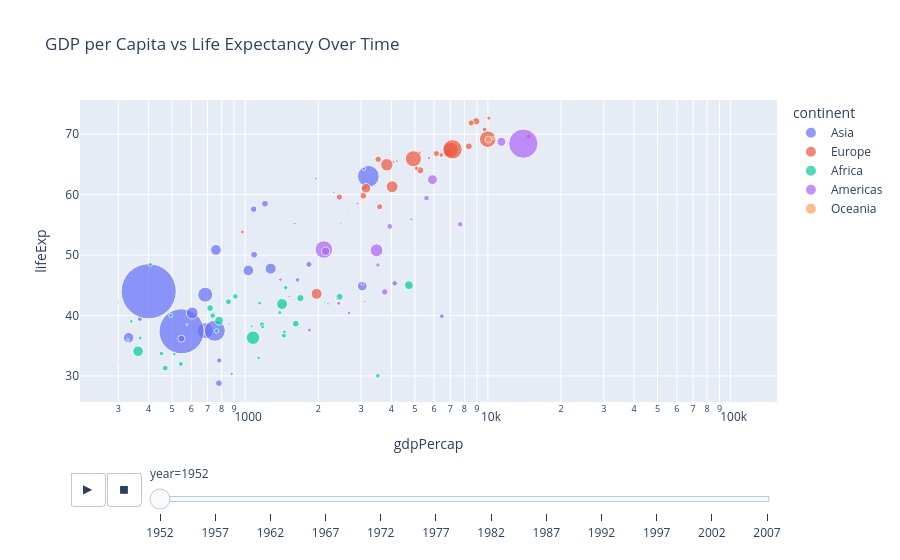

The notebook cell saved with this chart:
### Code cell
import plotly.express as px

gapminder = px.data.gapminder()

# YOUR CODE HERE — Part A: Animated scatter plot
px.scatter(gapminder, x='gdpPercap', y='lifeExp', animation_frame='year', animation_group='country',
           size='pop', color='continent', hover_name='country',
           log_x=True, size_max=60, title='GDP per Capita vs Life Expectancy Over Time')

### Figure 1 — Plotly figure (JSON) as saved in the notebook; plotly's stock layout.template omitted (floating-point values rounded to 4 significant figures)
{"data": [{"hovertemplate": "<b>%{hovertext}</b><br><br>continent=Asia<br>year=1952<br>gdpPercap=%{x}<br>lifeExp=%{y}<br>pop=%{marker.size}<extra></extra>", "hovertext": ["Afghanistan", "Bahrain", "Bangladesh", "Cambodia", "China", "Hong Kong, China", "India", "Indonesia", "Iran", "Iraq", "Israel", "Japan", "Jordan", "Korea, Dem. Rep.", "Korea, Rep.", "Kuwait", "Lebanon", "Malaysia", "Mongolia", "Myanmar", "Nepal", "Oman", "Pakistan", "Philippines", "Saudi Arabia", "Singapore", "Sri Lanka", "Syria", "Taiwan", "Thailand", "Vietnam", "West Bank and Gaza", "Yemen, Rep."], "ids": ["Afghanistan", "Bahrain", "Bangladesh", "Cambodia", "China", "Hong Kong, China", "India", "Indonesia", "Iran", "Iraq", "Israel", "Japan", "Jordan", "Korea, Dem. Rep.", "Korea, Rep.", "Kuwait", "Lebanon", "Malaysia", "Mongolia", "Myanmar", "Nepal", "Oman", "Pakistan", "Philippines", "Saudi Arabia", "Singapore", "Sri Lanka", "Syria", "Taiwan", "Thailand", "Vietnam", "West Bank and Gaza", "Yemen, Rep."], "legendgroup": "Asia", "marker": {"color": "#636efa", "size": [8425333, 120447, 46886859, 4693836, 556263527, 2125900, 372000000, 82052000, 17272000, 5441766, 1620914, 86459025, 607914, 8865488, 20947571, 160000, 1439529, 6748378, 800663, 20092996, 9182536, 507833, 41346560, 22438691, 4005677, 1127000, 7982342, 3661549, 8550362, 21289402, 26246839, 1030585, 4963829], "sizemode": "area", "sizeref": 366300.0, "symbol": "circle"}, "mode": "markers", "name": "Asia", "orientation": "v", "showlegend": true, "type": "scatter", "x": [779.4, 9867.0, 684.2, 368.5, 400.4, 3054.0, 546.6, 749.7, 3035.0, 4130.0, 4087.0, 3217.0, 1547.0, 1088.0, 1031.0, 108400.0, 4835.0, 1831.0, 786.6, 331.0, 545.9, 1828.0, 684.6, 1273.0, 6460.0, 2315.0, 1084.0, 1643.0, 1207.0, 757.8, 605.1, 1516.0, 781.7], "xaxis": "x", "y": [28.8, 50.94, 37.48, 39.42, 44.0, 60.96, 37.37, 37.47, 44.87, 45.32, 65.39, 63.03, 43.16, 50.06, 47.45, 55.56, 55.93, 48.46, 42.24, 36.32, 36.16, 37.58, 43.44, 47.75, 39.88, 60.4, 57.59, 45.88, 58.5, 50.85, 40.41, 43.16, 32.55], "yaxis": "y"}, {"hovertemplate": "<b>%{hovertext}</b><br><br>continent=Europe<br>year=1952<br>gdpPercap=%{x}<br>lifeExp=%{y}<br>pop=%{marker.size}<extra></extra>", "hovertext": ["Albania", "Austria", "Belgium", "Bosnia and Herzegovina", "Bulgaria", "Croatia", "Czech Republic", "Denmark", "Finland", "France", "Germany", "Greece", "Hungary", "Iceland", "Ireland", "Italy", "Montenegro", "Netherlands", "Norway", "Poland", "Portugal", "Romania", "Serbia", "Slovak Republic", "Slovenia", "Spain", "Sweden", "Switzerland", "Turkey", "United Kingdom"], "ids": ["Albania", "Austria", "Belgium", "Bosnia and Herzegovina", "Bulgaria", "Croatia", "Czech Republic", "Denmark", "Finland", "France", "Germany", "Greece", "Hungary", "Iceland", "Ireland", "Italy", "Montenegro", "Netherlands", "Norway", "Poland", "Portugal", "Romania", "Serbia", "Slovak Republic", "Slovenia", "Spain", "Sweden", "Switzerland", "Turkey", "United Kingdom"], "legendgroup": "Europe", "marker": {"color": "#EF553B", "size": [1282697, 6927772, 8730405, 2791000, 7274900, 3882229, 9125183, 4334000, 4090500, 42459667, 69145952, 7733250, 9504000, 147962, 2952156, 47666000, 413834, 10381988, 3327728, 25730551, 8526050, 16630000, 6860147, 3558137, 1489518, 28549870, 7124673, 4815000, 22235677, 50430000], "sizemode": "area", "sizeref": 366300.0, "symbol": "circle"}, "mode": "markers", "name": "Europe", "orientation": "v", "showlegend": true, "type": "scatter", "x": [1601.0, 6137.0, 8343.0, 973.5, 2444.0, 3119.0, 6876.0, 9692.0, 6425.0, 7030.0, 7144.0, 3531.0, 5264.0, 7268.0, 5210.0, 4931.0, 2648.0, 8942.0, 10100.0, 4029.0, 3068.0, 3145.0, 3581.0, 5075.0, 4215.0, 3834.0, 8528.0, 14730.0, 1969.0, 9980.0], "xaxis": "x", "y": [55.23, 66.8, 68.0, 53.82, 59.6, 61.21, 66.87, 70.78, 66.55, 67.41, 67.5, 65.86, 64.03, 72.49, 66.91, 65.94, 59.16, 72.13, 72.67, 61.31, 59.82, 61.05, 58.0, 64.36, 65.57, 64.94, 71.86, 69.62, 43.59, 69.18], "yaxis": "y"}, {"hovertemplate": "<b>%{hovertext}</b><br><br>continent=Africa<br>year=1952<br>gdpPercap=%{x}<br>lifeExp=%{y}<br>pop=%{marker.size}<extra></extra>", "hovertext": ["Algeria", "Angola", "Benin", "Botswana", "Burkina Faso", "Burundi", "Cameroon", "Central African Republic", "Chad", "Comoros", "Congo, Dem. Rep.", "Congo, Rep.", "Cote d'Ivoire", "Djibouti", "Egypt", "Equatorial Guinea", "Eritrea", "Ethiopia", "Gabon", "Gambia", "Ghana", "Guinea", "Guinea-Bissau", "Kenya", "Lesotho", "Liberia", "Libya", "Madagascar", "Malawi", "Mali", "Mauritania", "Mauritius", "Morocco", "Mozambique", "Namibia", "Niger", "Nigeria", "Reunion", "Rwanda", "Sao Tome and Principe", "Senegal", "Sierra Leone", "Somalia", "South Africa", "Sudan", "Swaziland", "Tanzania", "Togo", "Tunisia", "Uganda", "Zambia", "Zimbabwe"], "ids": ["Algeria", "Angola", "Benin", "Botswana", "Burkina Faso", "Burundi", "Cameroon", "Central African Republic", "Chad", "Comoros", "Congo, Dem. Rep.", "Congo, Rep.", "Cote d'Ivoire", "Djibouti", "Egypt", "Equatorial Guinea", "Eritrea", "Ethiopia", "Gabon", "Gambia", "Ghana", "Guinea", "Guinea-Bissau", "Kenya", "Lesotho", "Liberia", "Libya", "Madagascar", "Malawi", "Mali", "Mauritania", "Mauritius", "Morocco", "Mozambique", "Namibia", "Niger", "Nigeria", "Reunion", "Rwanda", "Sao Tome and Principe", "Senegal", "Sierra Leone", "Somalia", "South Africa", "Sudan", "Swaziland", "Tanzania", "Togo", "Tunisia", "Uganda", "Zambia", "Zimbabwe"], "legendgroup": "Africa", "marker": {"color": "#00cc96", "size": [9279525, 4232095, 1738315, 442308, 4469979, 2445618, 5009067, 1291695, 2682462, 153936, 14100005, 854885, 2977019, 63149, 22223309, 216964, 1438760, 20860941, 420702, 284320, 5581001, 2664249, 580653, 6464046, 748747, 863308, 1019729, 4762912, 2917802, 3838168, 1022556, 516556, 9939217, 6446316, 485831, 3379468, 33119096, 257700, 2534927, 60011, 2755589, 2143249, 2526994, 14264935, 8504667, 290243, 8322925, 1219113, 3647735, 5824797, 2672000, 3080907], "sizemode": "area", "sizeref": 366300.0, "symbol": "circle"}, "mode": "markers", "name": "Africa", "orientation": "v", "showlegend": true, "type": "scatter", "x": [2449.0, 3521.0, 1063.0, 851.2, 543.3, 339.3, 1173.0, 1071.0, 1179.0, 1103.0, 780.5, 2126.0, 1389.0, 2670.0, 1419.0, 375.6, 328.9, 362.1, 4293.0, 485.2, 911.3, 510.2, 299.9, 853.5, 298.8, 575.6, 2388.0, 1443.0, 369.2, 452.3, 743.1, 1968.0, 1688.0, 468.5, 2424.0, 761.9, 1077.0, 2719.0, 493.3, 879.6, 1450.0, 879.8, 1136.0, 4725.0, 1616.0, 1148.0, 716.7, 859.8, 1468.0, 734.8, 1147.0, 406.9], "xaxis": "x", "y": [43.08, 30.02, 38.22, 47.62, 31.98, 39.03, 38.52, 35.46, 38.09, 40.72, 39.14, 42.11, 40.48, 34.81, 41.89, 34.48, 35.93, 34.08, 37.0, 30.0, 43.15, 33.61, 32.5, 42.27, 42.14, 38.48, 42.72, 36.68, 36.26, 33.69, 40.54, 50.99, 42.87, 31.29, 41.73, 37.44, 36.32, 52.72, 40.0, 46.47, 37.28, 30.33, 32.98, 45.01, 38.63, 41.41, 41.22, 38.6, 44.6, 39.98, 42.04, 48.45], "yaxis": "y"}, {"hovertemplate": "<b>%{hovertext}</b><br><br>continent=Americas<br>year=1952<br>gdpPercap=%{x}<br>lifeExp=%{y}<br>pop=%{marker.size}<extra></extra>", "hovertext": ["Argentina", "Bolivia", "Brazil", "Canada", "Chile", "Colombia", "Costa Rica", "Cuba", "Dominican Republic", "Ecuador", "El Salvador", "Guatemala", "Haiti", "Honduras", "Jamaica", "Mexico", "Nicaragua", "Panama", "Paraguay", "Peru", "Puerto Rico", "Trinidad and Tobago", "United States", "Uruguay", "Venezuela"], "ids": ["Argentina", "Bolivia", "Brazil", "Canada", "Chile", "Colombia", "Costa Rica", "Cuba", "Dominican Republic", "Ecuador", "El Salvador", "Guatemala", "Haiti", "Honduras", "Jamaica", "Mexico", "Nicaragua", "Panama", "Paraguay", "Peru", "Puerto Rico", "Trinidad and Tobago", "United States", "Uruguay", "Venezuela"], "legendgroup": "Americas", "marker": {"color": "#ab63fa", "size": [17876956, 2883315, 56602560, 14785584, 6377619, 12350771, 926317, 6007797, 2491346, 3548753, 2042865, 3146381, 3201488, 1517453, 1426095, 30144317, 1165790, 940080, 1555876, 8025700, 2227000, 662850, 157553000, 2252965, 5439568], "sizemode": "area", "sizeref": 366300.0, "symbol": "circle"}, "mode": "markers", "name": "Americas", "orientation": "v", "showlegend": true, "type": "scatter", "x": [5911.0, 2677.0, 2109.0, 11370.0, 3940.0, 2144.0, 2627.0, 5587.0, 1398.0, 3522.0, 3048.0, 2428.0, 1840.0, 2195.0, 2899.0, 3478.0, 3112.0, 2480.0, 1952.0, 3759.0, 3082.0, 3023.0, 13990.0, 5717.0, 7690.0], "xaxis": "x", "y": [62.48, 40.41, 50.92, 68.75, 54.74, 50.64, 57.21, 59.42, 45.93, 48.36, 45.26, 42.02, 37.58, 41.91, 58.53, 50.79, 42.31, 55.19, 62.65, 43.9, 64.28, 59.1, 68.44, 66.07, 55.09], "yaxis": "y"}, {"hovertemplate": "<b>%{hovertext}</b><br><br>continent=Oceania<br>year=1952<br>gdpPercap=%{x}<br>lifeExp=%{y}<br>pop=%{marker.size}<extra></extra>", "hovertext": ["Australia", "New Zealand"], "ids": ["Australia", "New Zealand"], "legendgroup": "Oceania", "marker": {"color": "#FFA15A", "size": [8691212, 1994794], "sizemode": "area", "sizeref": 366300.0, "symbol": "circle"}, "mode": "markers", "name": "Oceania", "orientation": "v", "showlegend": true, "type": "scatter", "x": [10040.0, 10560.0], "xaxis": "x", "y": [69.12, 69.39], "yaxis": "y"}], "layout": {"legend": {"itemsizing": "constant", "title": {"text": "continent"}, "tracegroupgap": 0}, "sliders": [{"active": 0, "currentvalue": {"prefix": "year="}, "len": 0.9, "pad": {"b": 10, "t": 60}, "steps": [{"args": [["1952"], {"frame": {"duration": 0, "redraw": false}, "fromcurrent": true, "mode": "immediate", "transition": {"duration": 0, "easing": "linear"}}], "label": "1952", "method": "animate"}, {"args": [["1957"], {"frame": {"duration": 0, "redraw": false}, "fromcurrent": true, "mode": "immediate", "transition": {"duration": 0, "easing": "linear"}}], "label": "1957", "method": "animate"}, {"args": [["1962"], {"frame": {"duration": 0, "redraw": false}, "fromcurrent": true, "mode": "immediate", "transition": {"duration": 0, "easing": "linear"}}], "label": "1962", "method": "animate"}, {"args": [["1967"], {"frame": {"duration": 0, "redraw": false}, "fromcurrent": true, "mode": "immediate", "transition": {"duration": 0, "easing": "linear"}}], "label": "1967", "method": "animate"}, {"args": [["1972"], {"frame": {"duration": 0, "redraw": false}, "fromcurrent": true, "mode": "immediate", "transition": {"duration": 0, "easing": "linear"}}], "label": "1972", "method": "animate"}, {"args": [["1977"], {"frame": {"duration": 0, "redraw": false}, "fromcurrent": true, "mode": "immediate", "transition": {"duration": 0, "easing": "linear"}}], "label": "1977", "method": "animate"}, {"args": [["1982"], {"frame": {"duration": 0, "redraw": false}, "fromcurrent": true, "mode": "immediate", "transition": {"duration": 0, "easing": "linear"}}], "label": "1982", "method": "animate"}, {"args": [["1987"], {"frame": {"duration": 0, "redraw": false}, "fromcurrent": true, "mode": "immediate", "transition": {"duration": 0, "easing": "linear"}}], "label": "1987", "method": "animate"}, {"args": [["1992"], {"frame": {"duration": 0, "redraw": false}, "fromcurrent": true, "mode": "immediate", "transition": {"duration": 0, "easing": "linear"}}], "label": "1992", "method": "animate"}, {"args": [["1997"], {"frame": {"duration": 0, "redraw": false}, "fromcurrent": true, "mode": "immediate", "transition": {"duration": 0, "easing": "linear"}}], "label": "1997", "method": "animate"}, {"args": [["2002"], {"frame": {"duration": 0, "redraw": false}, "fromcurrent": true, "mode": "immediate", "transition": {"duration": 0, "easing": "linear"}}], "label": "2002", "method": "animate"}, {"args": [["2007"], {"frame": {"duration": 0, "redraw": false}, "fromcurrent": true, "mode": "immediate", "transition": {"duration": 0, "easing": "linear"}}], "label": "2007", "method": "animate"}], "x": 0.1, "xanchor": "left", "y": 0, "yanchor": "top"}], "title": {"text": "GDP per Capita vs Life Expectancy Over Time"}, "updatemenus": [{"buttons": [{"args": [null, {"frame": {"duration": 500, "redraw": false}, "fromcurrent": true, "mode": "immediate", "transition": {"duration": 500, "easing": "linear"}}], "label": "&#9654;", "method": "animate"}, {"args": [[null], {"frame": {"duration": 0, "redraw": false}, "fromcurrent": true, "mode": "immediate", "transition": {"duration": 0, "easing": "linear"}}], "label": "&#9724;", "method": "animate"}], "direction": "left", "pad": {"r": 10, "t": 70}, "showactive": false, "type": "buttons", "x": 0.1, "xanchor": "right", "y": 0, "yanchor": "top"}], "xaxis": {"anchor": "y", "domain": [0, 1], "title": {"text": "gdpPercap"}, "type": "log"}, "yaxis": {"anchor": "x", "domain": [0, 1], "title": {"text": "lifeExp"}}}}
